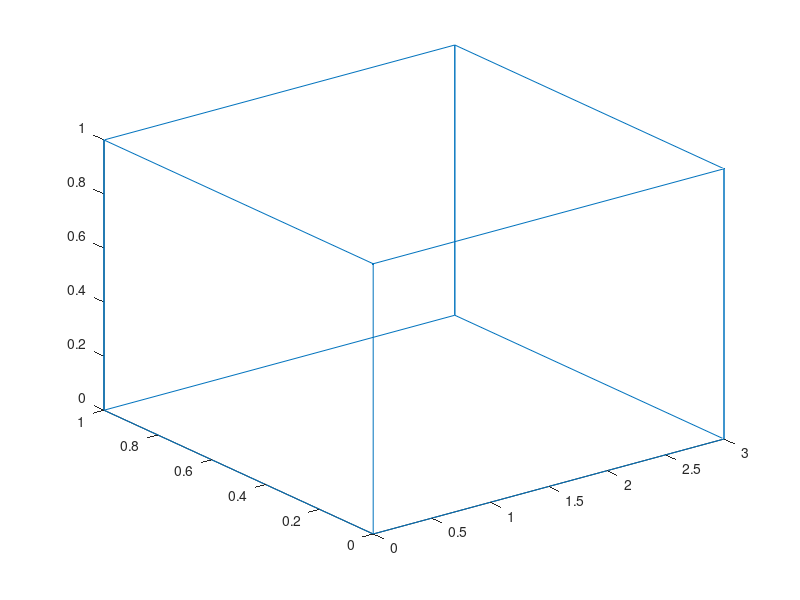

Reproduce this figure in MATLAB. (Note: this script raises an error after producing the figure.)
% The given data points
E1 = [0 0 0]';
E2 = [3 0 0]';
E3 = [0 1 0]';
E4 = [3 1 0]';
E5 = [0 0 1]';
E6 = [3 0 1]';
E7 = [0 1 1]';
E8 = [3 1 1]';

% Assemble points to matrix E
E  = [E1 E2 E6 E2 E4 E8 E4 E3 E7 E3 E1 E5 E6 E8 E7 E5]

% defining points one by one as done in plot 3D cube.pdf
%E = [0 3 3 3 3 3 3 0 0 0 3 3 0 0 0 0;
%     0 0 1 0 0 1 1 1 0 0 0 1 1 1 1 0;
%     0 0 0 0 1 1 0 0 0 1 1 1 1 0 1 1]


xE = E(1,:)
yE = E(2,:)
zE = E(3,:)

% Plot
close all
figure()
p = plot3(xE, yE, zE, '.-');
p.LineWidth = 2;
axisMin = 0;
axisMax = 3;
axis([axisMin,axisMax,axisMin,axisMax,axisMin,axisMax])
title('Parallelepiped')
xlabel('x')
ylabel('y')
zlabel('z')
grid on